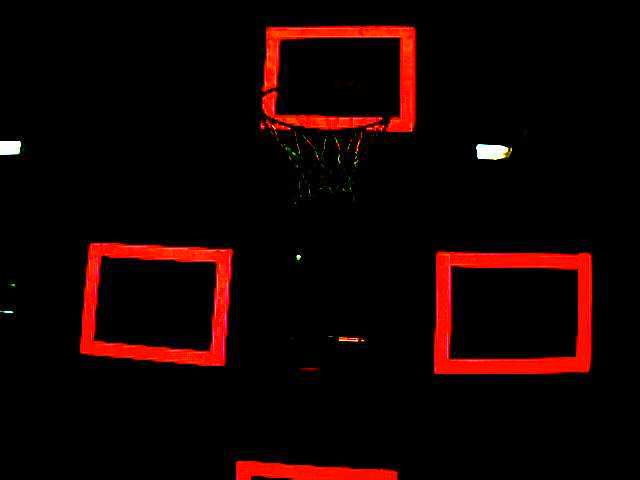
#> input picture Metal Detecting/md_vision/src/SampleImages/10ft2.jpg, 640 x 480 px; its folder holds 5 pictures in this run
$ python tutorial.py   (Python 2 division)
#> lines starting #> are read from the running program, lines starting #| are printed output that depends on the picture; after the words box and inside, x2 and y2 are one past the last pixel; in counts of white or black regions, pixels touching at a corner belong together
import numpy as np
from matplotlib import pyplot as plt
import cv2
import time
import os

print os.listdir(os.getcwd()+"/SampleImages")
img = cv2.imread('SampleImages/10ft2.jpg')
#> img is the input picture: shape (480, 640, 3); mean B, G, R 1.6, 2.6, 19.3
hsv = cv2.cvtColor(img, cv2.COLOR_BGR2HSV)
#> hsv: shape (480, 640, 3); mean H, S, V 8.5, 46, 19.7

for val in hsv:
    for subVal in val:
        subVal[0] += 90 if subVal[0] + 90 < 255 else 90 - 255
#> after the loop, subVal = [90, 0, 0]


# define range of blue color in HSV
lower_red = np.array([95, 150, 150])
upper_red = np.array([105, 255, 255])

# Threshold the HSV image to get only blue colors
mask = cv2.inRange(hsv, lower_red, upper_red)
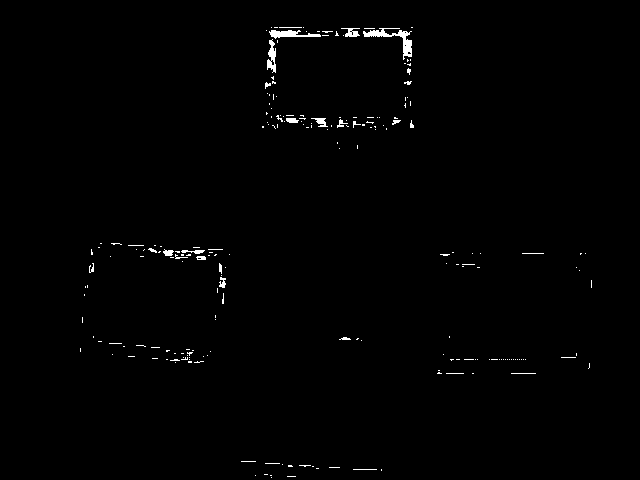
#> mask: shape (480, 640); 0.79% white; 216 white regions (191 under 20 px), largest, box (x1, y1, x2, y2) and area: (363, 28, 412, 60) 398, (269, 30, 321, 39) 243, (267, 39, 276, 73) 182
#> hsv: shape (480, 640, 3); mean H, S, V 95.6, 46, 19.7

'''
# define range of red color in HSV
lower_red = np.array([85, 150, 150])
upper_red = np.array([95, 255, 255])

# Threshold the HSV image to get only blue colors
mask2 = cv2.inRange(hsv, lower_red, upper_red)
'''

# Bitwise-AND mask and original image
res = cv2.bitwise_and(img, img, mask=mask)

cv2.imshow('frame', img)
# cv2.imshow('mask', mask)
cv2.imshow('res', res)

cv2.waitKey(0)
cv2.destroyAllWindows()
